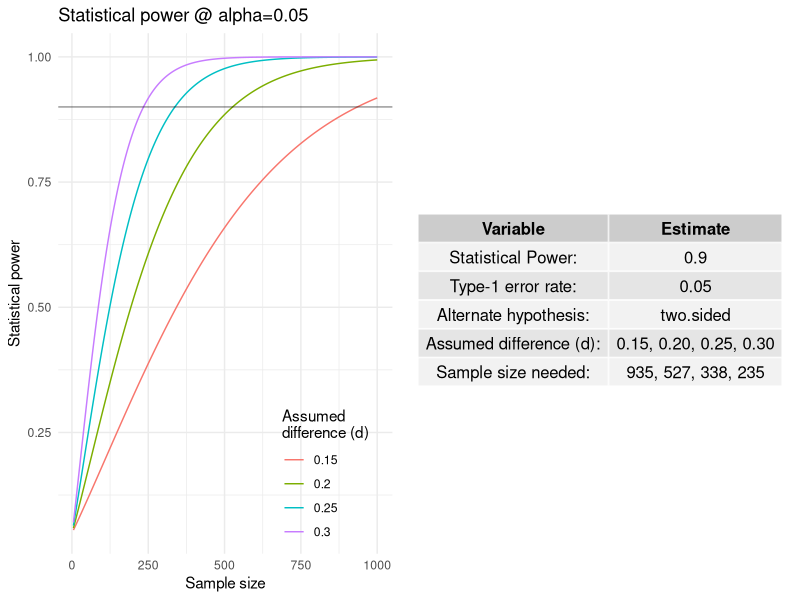

Recreate this plot in R.
library("tidyverse")
library("gridExtra")
library("pwr")

#### Definitions ####

ds = c(.4, .45, .5, .55) -.25 # assumed group difference (Cohen's d)
alpha = .05 # The tests type-1 error rate
power = .90 # statistical power needed
alternative = "two.sided" # alternate hypothesis: two.sided or less or greater

n = seq(5,1000) # the range of sample sizes to calculate and plot

#### Sample size and Power calculations ####

sample_size_needed = c()
for (d in ds) { 
  sample_size_needed = c(sample_size_needed, 
                         pwr.t.test(n = NULL, d = d, sig.level = alpha, 
                                    power = power, alternative = alternative)$n %>% 
                           ceiling()) 
}

statistical_power = expand.grid(n=n, d=ds) %>% 
  mutate(power=pwr.t.test(n = n, d = d, sig.level = alpha, 
                          power = NULL, alternative = alternative)$power) %>%
  mutate(d=factor(d)) %>% as_tibble()

#### Create plot ####

p1=statistical_power %>% ggplot(aes(x=n, group=d), linewidth=.7) +
  geom_line(aes(y=power, color=d)) +
  theme_minimal() + xlab("Sample size") + ylab("Statistical power") +
  geom_abline(intercept=power, slope=0, linewidth=.2) +
  labs(color="Assumed\ndifference (d)") +
  theme(legend.position = c(0.80, 0.15)) +
  ggtitle(paste0("Statistical power @ alpha=", alpha))


#### Create summary table ####

summary = tribble(~Variable, ~Estimate,
                  "Statistical Power:", power %>% format(digits=2),
                  "Type-1 error rate:", alpha %>% format(digits=2),
                  "Alternate hypothesis:", alternative,
                  "Assumed difference (d):", paste(ds %>% format(digits=2), collapse=", "),
                  "Sample size needed:", paste(sample_size_needed %>% format(digits=2), collapse=", "))

p2 = tableGrob(summary, rows=NULL)

#### Print results ####

grid.arrange(arrangeGrob(p1, p2, ncol=2))
